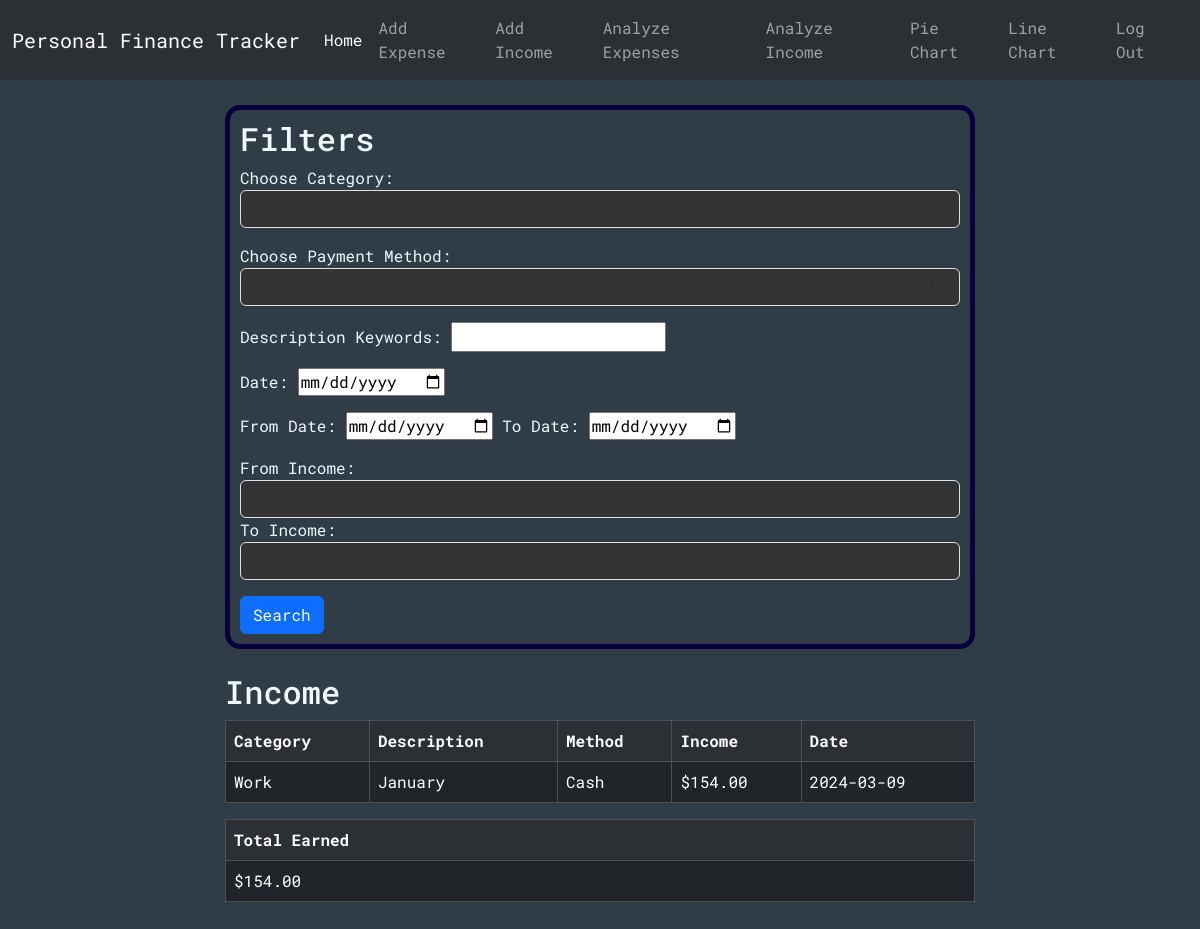
/analyzeIncome (signed in), run on an earlier commit of the app's database.
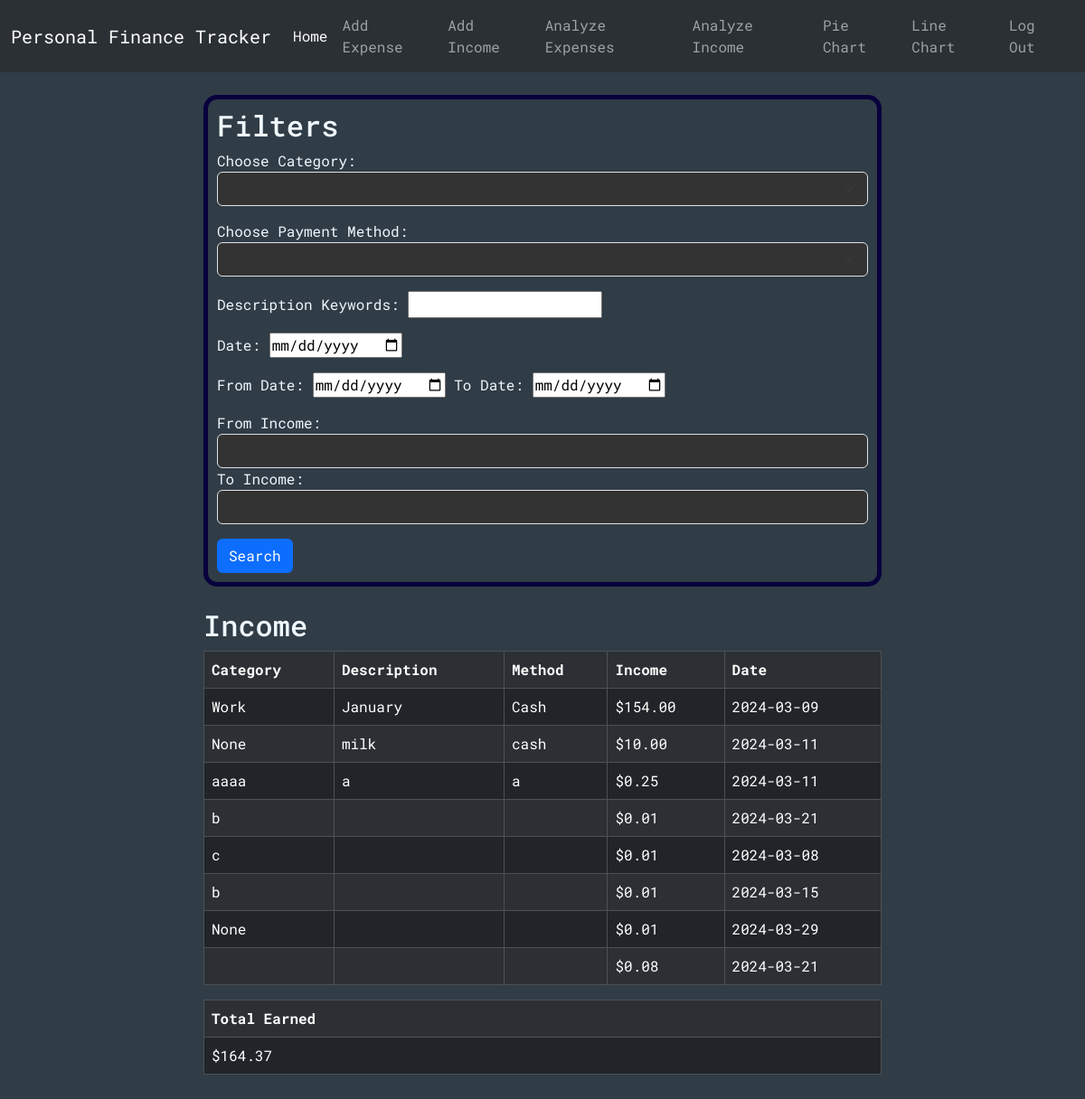
And on a later commit of the database.
### tables this page shows
CREATE TABLE incomes (id INTEGER PRIMARY KEY, user_id INTEGER NOT NULL, category TEXT, description TEXT, method TEXT, income NUMERIC NOT NULL, date TEXT NOT NULL, color TEXT, FOREIGN KEY (user_id) REFERENCES users(id));

### app.py (the view)
@app.route("/analyzeIncome", methods=["GET", "POST"])
@login_required
def analyzeIncome():
    conn = get_db_connection()
    categories = conn.execute("SELECT DISTINCT category FROM incomes WHERE user_id = ?", (session["user_id"],)).fetchall()
    methods = conn.execute("SELECT DISTINCT method FROM incomes WHERE user_id = ?", (session["user_id"],)).fetchall()
    categoryFilter = None
    methodFilter = None
    keywordsFilter = None
    dateFilter = None
    fromDateFilter =None
    toDateFilter = None
    fromIncomeFilter = None
    toIncomeFilter = None
    incs = conn.execute("SELECT * FROM incomes WHERE user_id = ?", (session["user_id"],)).fetchall()
    total = conn.execute("SELECT SUM(income) AS sum FROM incomes WHERE user_id = ?", (session["user_id"],)).fetchall()[0]["sum"]
    if request.method == "POST":
        categoryFilter = request.form.get("category")
        methodFilter = request.form.get("method")
        keywordsFilter = request.form.get("keywords")
        dateFilter = request.form.get("date")
        fromDateFilter = request.form.get("fromDate")
        toDateFilter = request.form.get("toDate")
        fromIncomeFilter = request.form.get("fromIncome")
        toIncomeFilter = request.form.get("toIncome")
        if dateFilter and (fromDateFilter or toDateFilter):
            flash("Cannot do from-to date at the same time as a specific date")
        if (fromIncomeFilter and toIncomeFilter) and float(fromIncomeFilter) > float(toIncomeFilter):
            flash("From-income must be smaller than to-income")
        if fromDateFilter:
            fD = date.fromisoformat(fromDateFilter)
        if toDateFilter:
            tD = date.fromisoformat(toDateFilter)
        if  fromDateFilter and toDateFilter and (not dateIsLessThan(fD, tD)):
            flash("From-date must be less than to-date")
        floatedFromIncomeFilter = 0
        if fromIncomeFilter:
            floatedFromIncomeFilter = float(fromIncomeFilter)
        floatedToIncomeFilter = 0
        if toIncomeFilter:
            floatedToIncomeFilter = float(toIncomeFilter)
        incs = conn.execute("SELECT * FROM incomes WHERE"\
                            " user_id = ?"\
                            " AND CASE WHEN ? != '' THEN category = ? ELSE 1 END"\
                            " AND CASE WHEN ? != '' THEN method = ? ELSE 1 END"\
                            " AND CASE WHEN ? != '' THEN description LIKE ? ELSE 1 END"\
                            " AND CASE WHEN ? != '' THEN date = ? ELSE 1 END"\
                            " AND CASE WHEN ? != '' AND ? != '' THEN date BETWEEN ? AND ? "\
                                " WHEN ? != '' AND ? == '' THEN date BETWEEN ? AND '9999-00-00'"\
                                " WHEN ? != '' AND ? == '' THEN date BETWEEN 0000-00-00  AND ?"\
                                " ELSE 1 END"\
                            " AND CASE WHEN ? != '' AND ? != '' THEN income BETWEEN ? AND ? "\
                                " WHEN ? != '' AND ? == '' THEN income BETWEEN ? AND 99999999"\
                                " WHEN ? != '' AND ? == '' THEN income BETWEEN 0 AND ?"\
                                " ELSE 1 END"
                            , (session["user_id"], categoryFilter, categoryFilter, methodFilter, methodFilter, keywordsFilter, f'%{keywordsFilter}%', dateFilter, dateFilter, fromDateFilter, toDateFilter, fromDateFilter, toDateFilter, fromDateFilter, toDateFilter, fromDateFilter, toDateFilter, fromDateFilter, toDateFilter, fromIncomeFilter, toIncomeFilter, floatedFromIncomeFilter, floatedToIncomeFilter, fromIncomeFilter, toIncomeFilter, floatedFromIncomeFilter, fromIncomeFilter, toIncomeFilter, floatedToIncomeFilter)).fetchall()
        total = conn.execute("SELECT SUM(income) AS sum FROM incomes WHERE"\
                            " user_id = ?"\
                            " AND CASE WHEN ? != '' THEN category = ? ELSE 1 END"\
                            " AND CASE WHEN ? != '' THEN method = ? ELSE 1 END"\
                            " AND CASE WHEN ? != '' THEN description LIKE ? ELSE 1 END"\
                            " AND CASE WHEN ? != '' THEN date = ? ELSE 1 END"\
                            " AND CASE WHEN ? != '' AND ? != '' THEN date BETWEEN ? AND ? "\
                                " WHEN ? != '' AND ? == '' THEN date BETWEEN ? AND '9999-00-00'"\
                                " WHEN ? != '' AND ? == '' THEN date BETWEEN 0000-00-00  AND ?"\
                                " ELSE 1 END"\
                            " AND CASE WHEN ? != '' AND ? != '' THEN income BETWEEN ? AND ? "\
                                " WHEN ? != '' AND ? == '' THEN income BETWEEN ? AND 99999999"\
                                " WHEN ? != '' AND ? == '' THEN income BETWEEN 0 AND ?"\
                                " ELSE 1 END"
                            , (session["user_id"], categoryFilter, categoryFilter, methodFilter, methodFilter, keywordsFilter, f'%{keywordsFilter}%', dateFilter, dateFilter, fromDateFilter, toDateFilter, fromDateFilter, toDateFilter, fromDateFilter, toDateFilter, fromDateFilter, toDateFilter, fromDateFilter, toDateFilter, fromIncomeFilter, toIncomeFilter, floatedFromIncomeFilter, floatedToIncomeFilter, fromIncomeFilter, toIncomeFilter, floatedFromIncomeFilter, fromIncomeFilter, toIncomeFilter, floatedToIncomeFilter)).fetchall()[0]["sum"]
    elif request.method == "GET":
        categoryFilter = categoryFilter if categoryFilter is not None else ""
        methodFilter = methodFilter if methodFilter is not None else ""
        keywordsFilter = keywordsFilter if keywordsFilter is not None else ""
        dateFilter = dateFilter if dateFilter is not None else ""
        fromDateFilter = fromDateFilter if fromDateFilter is not None else ""
        toDateFilter = toDateFilter if toDateFilter is not None else ""
        fromIncomeFilter = fromIncomeFilter if fromIncomeFilter is not None else ""
        toIncomeFilter = toIncomeFilter if toIncomeFilter is not None else ""
    return render_template("analyzeIncome.html", categories=categories, methods=methods, incomes=incs, total=total, categoryFilter=categoryFilter, methodFilter=methodFilter, keywordsFilter=keywordsFilter, dateFilter=dateFilter, fromDateFilter=fromDateFilter, toDateFilter=toDateFilter, fromIncomeFilter=fromIncomeFilter, toIncomeFilter=toIncomeFilter)

### helpers.py (called while the page is built)
def login_required(f):
    @wraps(f)
    def decorated_function(*args, **kwargs):
        if session.get("user_id") is None:
            return redirect("/login")
        return f(*args, **kwargs)
    return decorated_function

def get_db_connection():
    conn = sqlite3.connect('database.db')
    conn.row_factory = sqlite3.Row
    return conn

### templates/analyzeIncome.html (shortened to what this page needs)
{% extends "layout.html" %}
{% block body %}
<div class="cont center-horizontal">
  <div class="formBox">
    <h2>Filters</h2>
    <form action="/analyzeIncome" method="post">
      <div class="mb-3">
        <label for="category">Choose Category:</label>
        <select name="category" id="category" class="form-select">
          <option></option>
          {% for category in categories %}
          <option value="{{category['category']}}" {% if category["category"] == categoryFilter %}selected{% endif %}>
          </option>
          {% endfor %}
        </select>
      </div>
      <div class="mb-3">
        <label for="method">Choose Payment Method:</label>
        <select name="method" id="method" class="form-select">
          <option></option>
          {% for method in methods %}
          <option value="{{method['method']}}" {% if method['method'] == methodFilter %}selected{% endif %}>{{method['method']}}</option>
          {% endfor %}
        </select>
      </div>
      <div class="mb-3">
        <label for="keywords">Description Keywords:</label>
        <input
          type="text"
          name="keywords"
          id="keywords"
          value="{{keywordFilter}}"
        />
      </div>
      <div class="mb-3">
        <label for="date">Date:</label>
        <input type="date" name="date" id="date" value="{{dateFilter}}" />
      </div>
      <div class="mb-3">
        <label for="fromDate">From Date:</label>
        <input
          type="date"
          name="fromDate"
          id="fromDate"
          value="{{fromDateFilter}}"
        />
        <label for="toDate">To Date:</label>
        <input type="date" name="toDate" id="toDate" value="{{toDateFilter}}" />
      </div>
      <div class="mb-3">
        <label for="fromIncome">From Income:</label>
        <input
          type="number"
          step="0.01"
          min="0"
          class="form-control"
          name="fromIncome"
          id="fromIncome"
          value="{{fromIncomeFilter}}"
        />
        <label for="toIncome">To Income:</label>
        <input
          type="number"
          step="0.01"
          min="0"
          class="form-control"
          name="toIncome"
          id="toIncome"
          value="{{toIncomeFilter}}"
        />
      </div>
      <button type="submit" class="btn btn-primary">Search</button>
    </form>
  </div>
  <br />
  {% if incomes -%}
  <div>
    <div>
      <h2>Income</h2>
      <div class="table-responsive">
        <table
          class="table table-dark table-striped table-bordered table-hover"
        >
          <tr>
            <th scope="col">Category</th>
            <th scope="col">Description</th>
            <th scope="col">Method</th>
            <th scope="col">Income</th>
            <th scope="col">Date</th>
          </tr>
          {% for income in incomes %}
          <tr>
            <td>{{ income["category"] }}</td>
            <td>{{ income["description"] }}</td>
            <td>{{ income["method"] }}</td>
            <td>{{ "$%.2f" | format(income["income"]) }}</td>
            <td>{{ income["date"] }}</td>
          </tr>
          {% endfor %}
        </table>
      </div>
      <table class="table table-dark table-striped table-bordered table-hover">
        <tr>
          <th scope="col">Total Earned</th>
        </tr>
        <tr>
          <td>{{"$%.2f" | format(total)}}</td>
        </tr>
      </table>
    </div>
    {% endif %}
  </div>
  {% endblock %}

What changed in the data, as far as the page shows it:
added incomes: category "None", description "milk", method "cash", income "$10.00", date "2024-03-11"
added incomes: category "aaaa", description "a", method "a", income "$0.25", date "2024-03-11"
added incomes: category "b", income "$0.01", date "2024-03-21"
added incomes: category "c", income "$0.01", date "2024-03-08"
added incomes: category "b", income "$0.01", date "2024-03-15"
added incomes: category "None", income "$0.01", date "2024-03-29"
added incomes: income "$0.08", date "2024-03-21"
Also different on the page:
{{ "$%.2f" | format(total) }}: "$154.00" → "$164.37"
